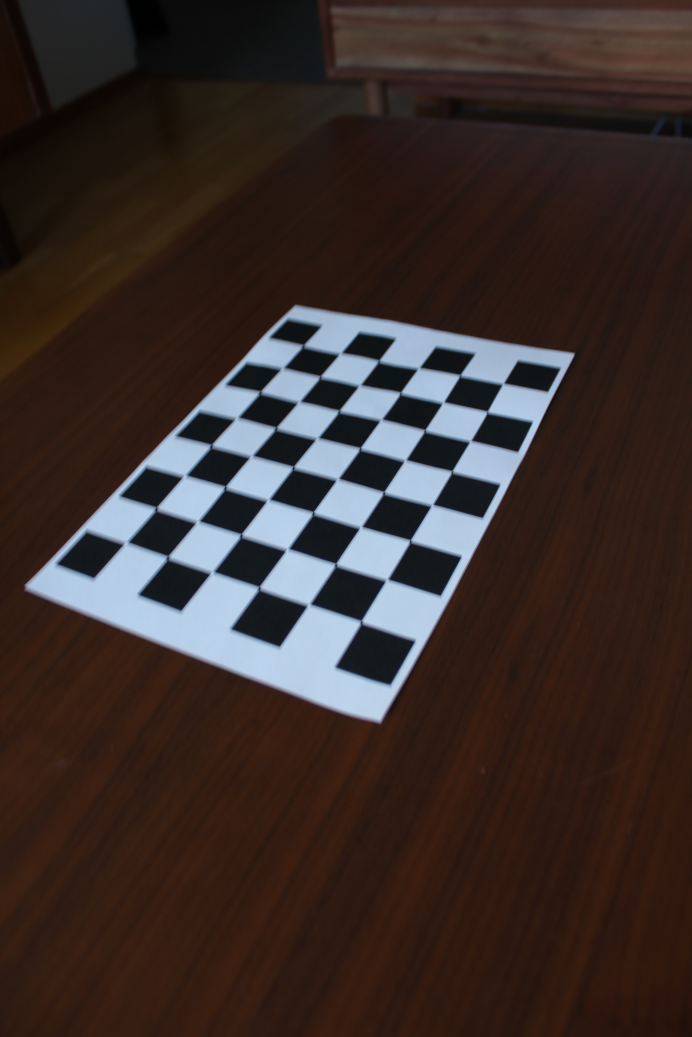
#> input picture test-images/intrinsics-2/IMG_1357.JPG, 3456 x 5184 px (shown at 1/5 size); its folder holds only this picture in this run
$ python -i camera_calibration_dlt.py   (imports and definitions only)
#> lines starting #> are read from the running program, lines starting #| are printed output that depends on the picture
import json

import cv2
import numpy as np
from scipy.linalg import rq


# [150 lines left out: functions select_points, build_object_points_from_centers, _normalization_matrix, _solve_dlt, _dlt_normalized, _decompose_projection and 1 more, not called in this run]


def calibrate(pil_image, points_2d=None, points_3d=None,
              scale_factor=0.4, verbose=True):
    """
    DLT-based camera calibration from a single image.

    Args:
        pil_image   : PIL.Image used both for the manual picker and to get
                      the image size.
        points_2d   : (N, 2) pixel coordinates. If None, opens an interactive
                      picker — `points_3d` must then be provided to determine N.
        points_3d   : (N, 3) world coordinates (cm). Required.
        scale_factor: display-window scale for the interactive picker.

    Returns a dict with:
        K          : (3, 3) intrinsic matrix
        dist       : (1, 5) zeros (DLT does not model distortion)
        image_size : (width, height)
        rvecs      : [rvec] — single-view Rodrigues rotation vector
        tvecs     : [tvec] — single-view translation (3x1)
        M          : (3, 4) full projection matrix (extra vs Zhang's output)
    """
    if points_3d is None:
        raise ValueError("points_3d must be provided")
    points_3d = np.asarray(points_3d, dtype=np.float64)
    if len(points_3d) < 6:
        raise ValueError(f"Need ≥6 correspondences, got {len(points_3d)}")

    image_rgb = np.asarray(pil_image.convert("RGB"))
    height, width = image_rgb.shape[:2]
    image_size = (width, height)

    if points_2d is None:
        points_2d = select_points(image_rgb, n_points=len(points_3d),
                                  scale_factor=scale_factor)
    else:
        points_2d = np.asarray(points_2d, dtype=np.float64)

    if len(points_2d) != len(points_3d):
        raise ValueError(
            f"2D/3D count mismatch: {len(points_2d)} vs {len(points_3d)}")

    M = _dlt_normalized(points_2d, points_3d)
    K, R, C = _decompose_projection(M)

    tvec = -R @ C
    rvec, _ = cv2.Rodrigues(R)

    if verbose:
        reproj = _project(M, points_3d)
        rms = np.sqrt(np.mean(np.sum((reproj - points_2d) ** 2, axis=1)))
        print(f"[dlt] RMS reprojection error: {rms:.3f} px ({len(points_3d)} points)")
        print(f"[dlt] K:\n{np.array2string(K, precision=1)}")
        print(f"[dlt] Camera center C (world): "
              f"({C[0]:+.1f}, {C[1]:+.1f}, {C[2]:+.1f}) cm")

    return {
        "K": K,
        "dist": np.zeros((1, 5)),
        "image_size": image_size,
        "rvecs": [rvec.reshape(3, 1)],
        "tvecs": [tvec.reshape(3, 1)],
        "M": M,
    }


# [93 lines not run here, left out]

>>> import cv2
>>> picture = cv2.imread('../test-images/intrinsics-2/IMG_1357.JPG', cv2.IMREAD_GRAYSCALE)
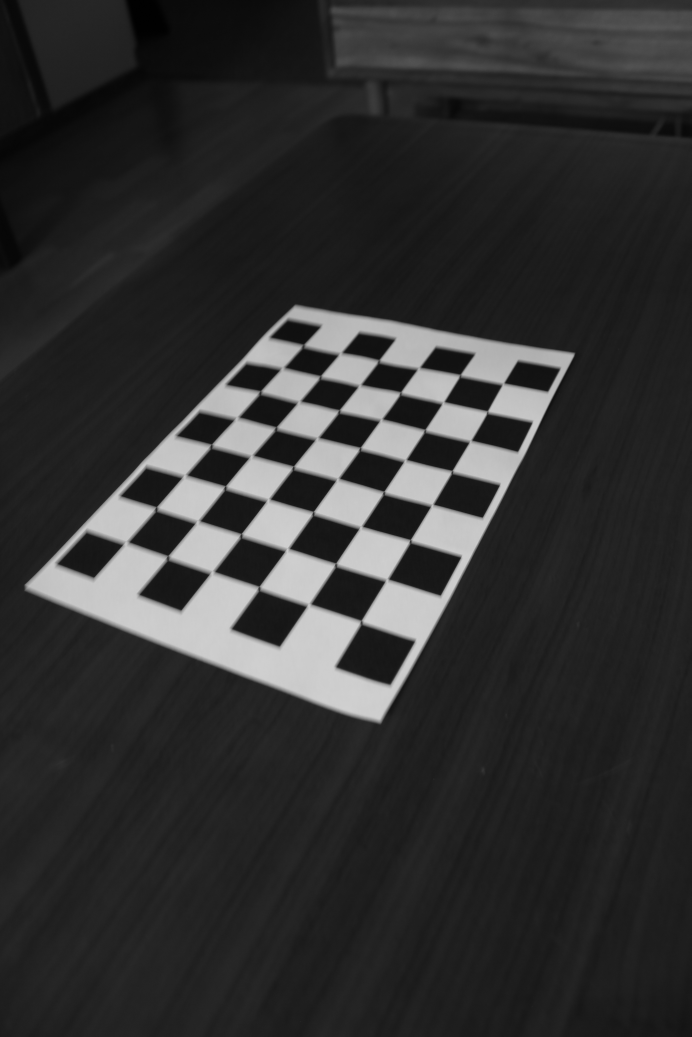
#> picture: shape (5184, 3456) (shown at 1/5 size); min 0, max 217, mean 49.2
>>> result = calibrate(picture)
#> (the run stopped early here; a loop or call above may not have finished)

$ run again, on test-images/intrinsics-2/IMG_1358.JPG
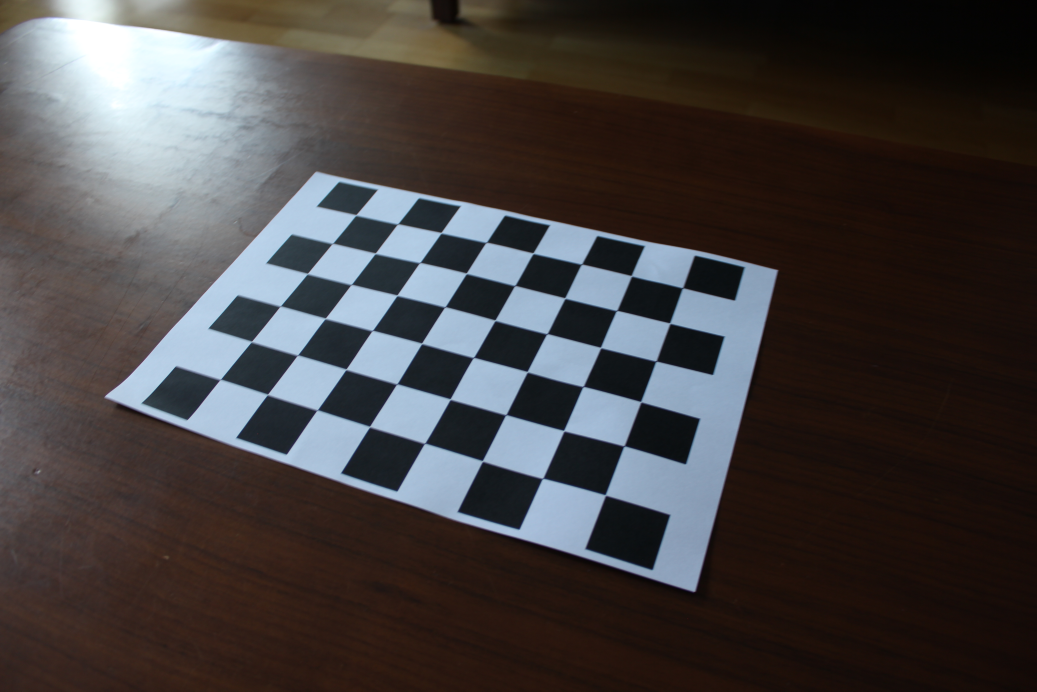
#> input picture test-images/intrinsics-2/IMG_1358.JPG, 5184 x 3456 px (shown at 1/5 size)
#> `picture = cv2.imread('../test-images/intrinsics-2/IMG_1357.JPG', cv2.I..`:
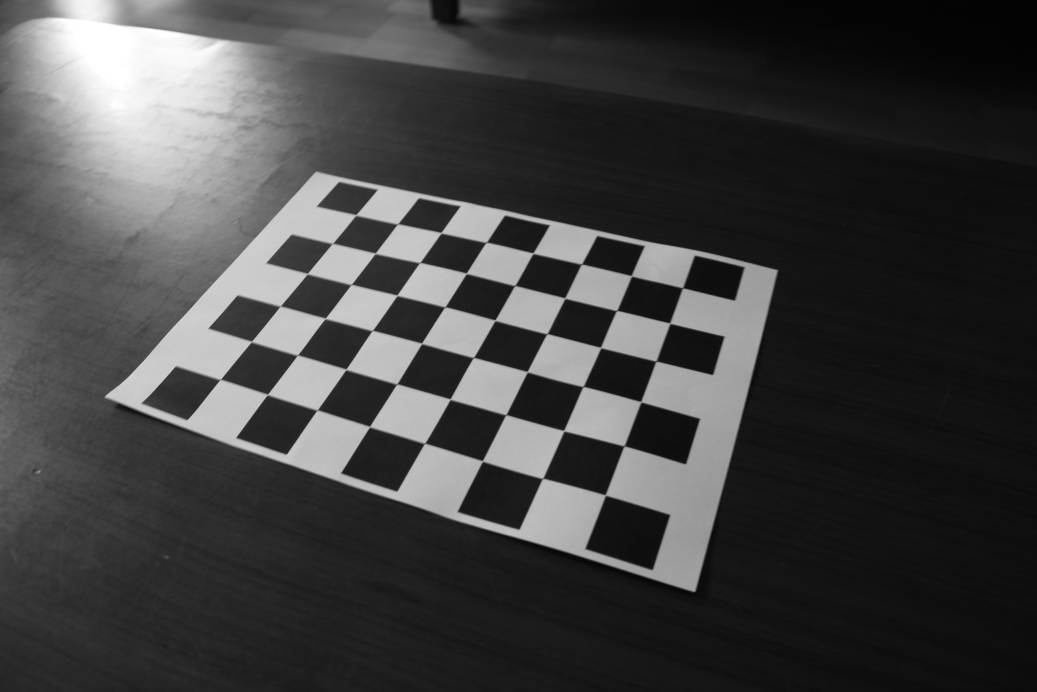
#> picture: shape (3456, 5184) (shown at 1/5 size); min 0, max 255, mean 66.1

$ run again, on test-images/intrinsics-2/IMG_1359.JPG
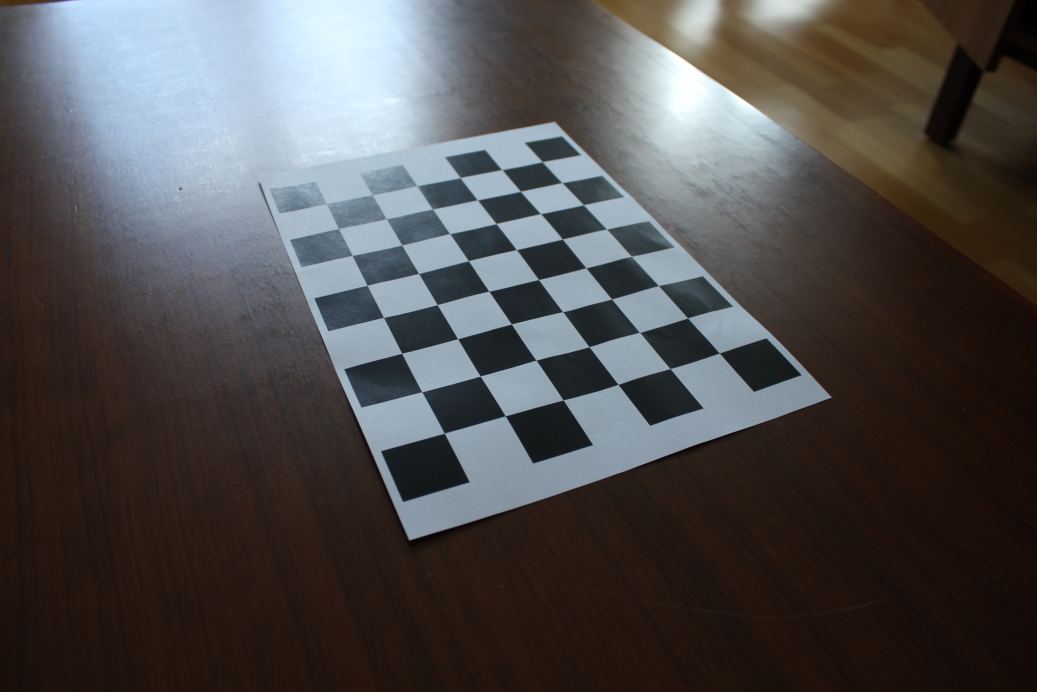
#> input picture test-images/intrinsics-2/IMG_1359.JPG, 5184 x 3456 px (shown at 1/5 size)
#> `picture = cv2.imread('../test-images/intrinsics-2/IMG_1357.JPG', cv2.I..`:
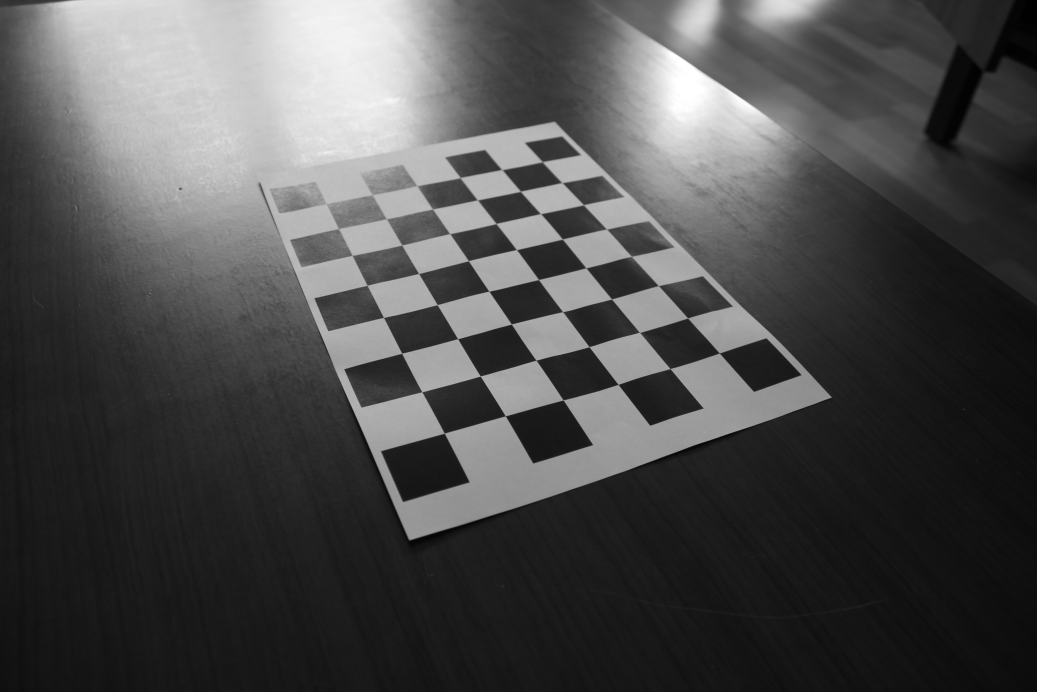
#> picture: shape (3456, 5184) (shown at 1/5 size); min 0, max 255, mean 77.6

$ run again, on test-images/intrinsics-2/IMG_1360.JPG
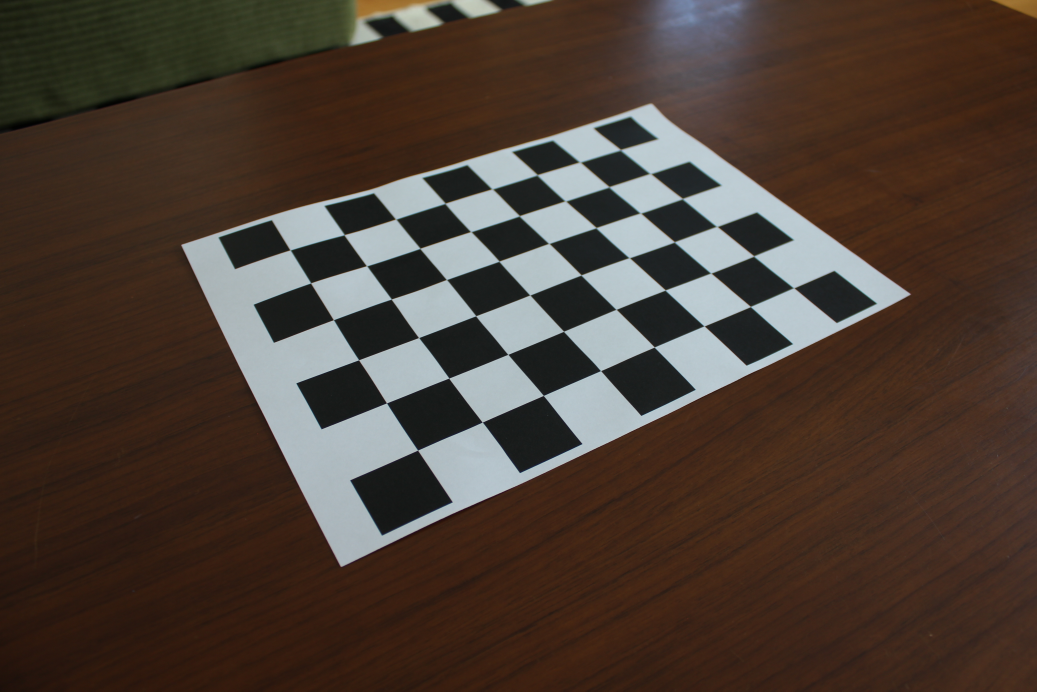
#> input picture test-images/intrinsics-2/IMG_1360.JPG, 5184 x 3456 px (shown at 1/5 size)
#> `picture = cv2.imread('../test-images/intrinsics-2/IMG_1357.JPG', cv2.I..`:
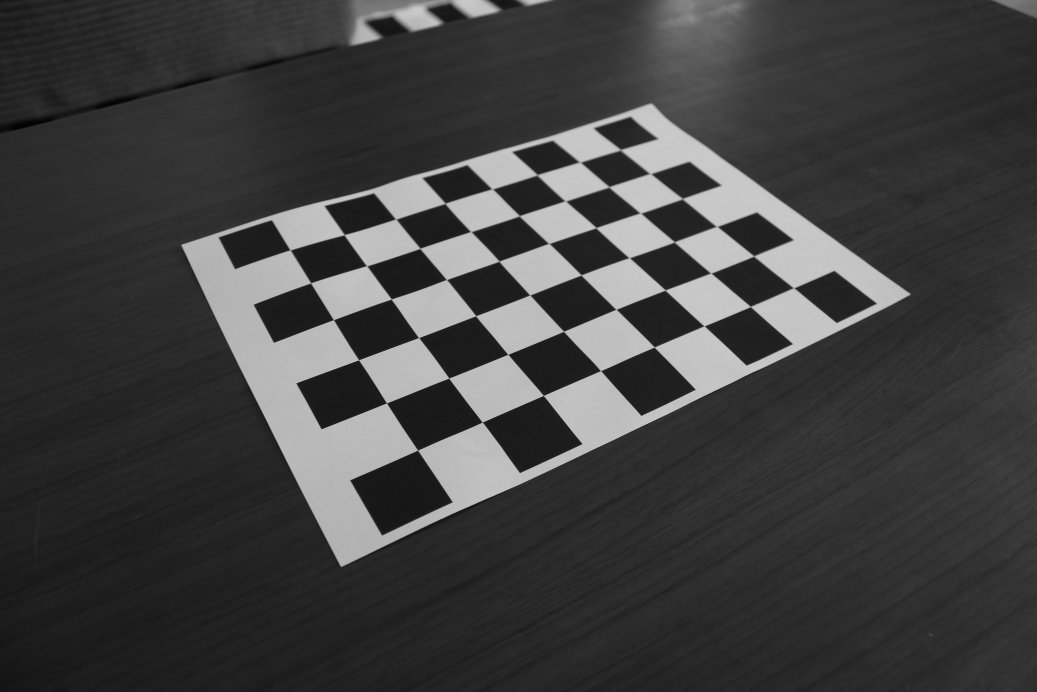
#> picture: shape (3456, 5184) (shown at 1/5 size); min 0, max 214, mean 64.9
